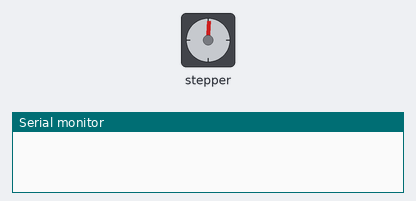
Simulated run of this sketch. Board: Arduino Uno, built with avr-gcc and run on an emulated ATmega328P. Parts: stepper motor, the last lines printed to the serial monitor. Stepper angles assume 1024 steps per turn.

Above: at 0.15 s.
At 11.0 s:
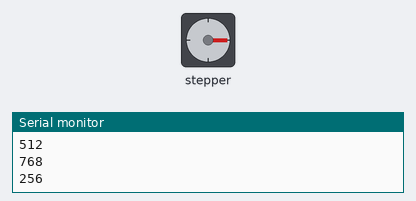
At 19.7 s:
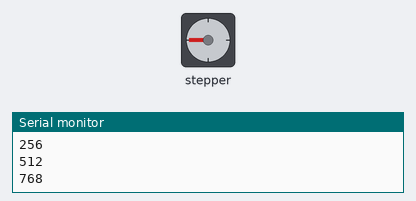
At 38.7 s:
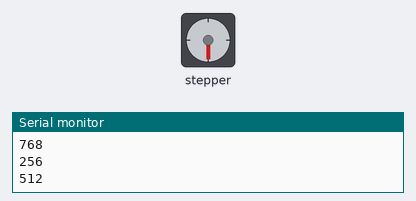
Timing chart, 0 to 40.0 s (numbered marks = the images above):
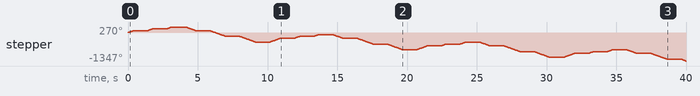

The sketch:

2_stepper_moveTo.ino
```cpp
/***
Example Code to make a stepper motor move to specific location
Notice that the Arduino sketch "pauses" during move()
***/

// We are using the CheapStepper library
#include <CheapStepper.h>

// Connect pins 8,9,10,11 to IN1,IN2,IN3,IN4 on ULN2003 board
CheapStepper stepper (8,9,10,11);

// This number defines how many steps are needed per one revolution
const int stepsPerRevolution = 1024;
boolean moveCW = true;

void setup()
{
  Serial.begin(9600);
  stepper.setRpm(10);  // the default is ~16.25rpm
  // Range: 6RPM - 14RPM when powered from Arduino
  //        2RPM - 24RPM when powered from other resources
  stepper.setTotalSteps(stepsPerRevolution);
  stepper.moveTo(true, 0); // set to step 0
}

void loop() {
  stepper.moveTo(moveCW, stepsPerRevolution/4);  // Position: 90 degree
  Serial.println(stepper.getStep());
  delay(1000);
  stepper.moveTo(moveCW, stepsPerRevolution/2);  // Position: 180 degree
  Serial.println(stepper.getStep());
  delay(1000);
  stepper.moveTo(moveCW, stepsPerRevolution/4*3); // Position: 270 degree
  Serial.println(stepper.getStep());
  delay(1000);
  // not
  moveCW = !moveCW;
}
```
